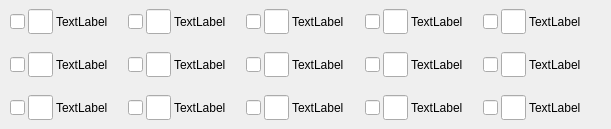
   <widget class="QWidget" name="widget_34" native="true">
    <property name="geometry">
     <rect>
      <x>10</x>
      <y>310</y>
      <width>611</width>
      <height>121</height>
     </rect>
    </property>
    <layout class="QHBoxLayout" name="horizontalLayout_30">
     <property name="spacing">
      <number>0</number>
     </property>
     <property name="leftMargin">
      <number>10</number>
     </property>
     <property name="topMargin">
      <number>0</number>
     </property>
     <property name="rightMargin">
      <number>10</number>
     </property>
     <property name="bottomMargin">
      <number>0</number>
     </property>
     <item>
      <widget class="QWidget" name="widget_17" native="true">
       <layout class="QVBoxLayout" name="verticalLayout_13">
        <property name="spacing">
         <number>0</number>
        </property>
        <property name="leftMargin">
         <number>0</number>
        </property>
        <property name="topMargin">
         <number>0</number>
        </property>
        <property name="rightMargin">
         <number>0</number>
        </property>
        <property name="bottomMargin">
         <number>0</number>
        </property>
        <item>
         <widget class="QWidget" name="widget_14" native="true">
          <layout class="QHBoxLayout" name="horizontalLayout_15">
           <property name="spacing">
            <number>3</number>
           </property>
           <property name="leftMargin">
            <number>0</number>
           </property>
           <property name="rightMargin">
            <number>0</number>
           </property>
           <item>
            <widget class="QLineEdit" name="lineEdit_7">
             <property name="minimumSize">
              <size>
               <width>15</width>
               <height>15</height>
              </size>
             </property>
             <property name="maximumSize">
              <size>
               <width>15</width>
               <height>15</height>
              </size>
             </property>
            </widget>
           </item>
           <item>
            <widget class="QLineEdit" name="lineEdit_8">
             <property name="minimumSize">
              <size>
               <width>25</width>
               <height>25</height>
              </size>
             </property>
             <property name="maximumSize">
              <size>
               <width>25</width>
               <height>25</height>
              </size>
             </property>
            </widget>
           </item>
           <item>
            <widget class="QLabel" name="label_7">
             <property name="text">
              <string>TextLabel</string>
             </property>
            </widget>
           </item>
          </layout>
         </widget>
        </item>
        <item>
         <widget class="QWidget" name="widget_15" native="true">
          <layout class="QHBoxLayout" name="horizontalLayout_16">
           <property name="spacing">
            <number>3</number>
           </property>
           <property name="leftMargin">
            <number>0</number>
           </property>
           <property name="rightMargin">
            <number>0</number>
           </property>
           <item>
            <widget class="QLineEdit" name="lineEdit_9">
             <property name="minimumSize">
              <size>
               <width>15</width>
               <height>15</height>
              </size>
             </property>
             <property name="maximumSize">
              <size>
               <width>15</width>
               <height>15</height>
              </size>
             </property>
            </widget>
           </item>
           <item>
            <widget class="QLineEdit" name="lineEdit_10">
             <property name="minimumSize">
              <size>
               <width>25</width>
               <height>25</height>
              </size>
             </property>
             <property name="maximumSize">
              <size>
               <width>25</width>
               <height>25</height>
              </size>
             </property>
            </widget>
           </item>
           <item>
            <widget class="QLabel" name="label_8">
             <property name="text">
              <string>TextLabel</string>
             </property>
            </widget>
           </item>
          </layout>
         </widget>
        </item>
        <item>
         <widget class="QWidget" name="widget_16" native="true">
          <layout class="QHBoxLayout" name="horizontalLayout_17">
           <property name="spacing">
            <number>3</number>
           </property>
           <property name="leftMargin">
            <number>0</number>
           </property>
           <property name="rightMargin">
            <number>0</number>
           </property>
           <item>
            <widget class="QLineEdit" name="lineEdit_11">
             <property name="minimumSize">
              <size>
               <width>15</width>
               <height>15</height>
              </size>
             </property>
             <property name="maximumSize">
              <size>
               <width>15</width>
               <height>15</height>
              </size>
             </property>
            </widget>
           </item>
           <item>
            <widget class="QLineEdit" name="lineEdit_12">
             <property name="minimumSize">
              <size>
               <width>25</width>
               <height>25</height>
              </size>
             </property>
             <property name="maximumSize">
              <size>
               <width>25</width>
               <height>25</height>
              </size>
             </property>
            </widget>
           </item>
           <item>
            <widget class="QLabel" name="label_9">
             <property name="text">
              <string>TextLabel</string>
             </property>
            </widget>
           </item>
          </layout>
         </widget>
        </item>
       </layout>
      </widget>
     </item>
     <item>
      <widget class="QWidget" name="widget_18" native="true">
       <layout class="QVBoxLayout" name="verticalLayout_14">
        <property name="spacing">
         <number>0</number>
        </property>
        <property name="leftMargin">
         <number>0</number>
        </property>
        <property name="topMargin">
         <number>0</number>
        </property>
        <property name="rightMargin">
         <number>0</number>
        </property>
        <property name="bottomMargin">
         <number>0</number>
        </property>
        <item>
         <widget class="QWidget" name="widget_19" native="true">
          <layout class="QHBoxLayout" name="horizontalLayout_18">
           <property name="spacing">
            <number>3</number>
           </property>
           <property name="leftMargin">
            <number>0</number>
           </property>
           <item>
            <widget class="QLineEdit" name="lineEdit_13">
             <property name="minimumSize">
              <size>
               <width>15</width>
               <height>15</height>
              </size>
             </property>
             <property name="maximumSize">
              <size>
               <width>15</width>
               <height>15</height>
              </size>
             </property>
            </widget>
           </item>
           <item>
            <widget class="QLineEdit" name="lineEdit_26">
             <property name="minimumSize">
              <size>
               <width>25</width>
               <height>25</height>
              </size>
             </property>
             <property name="maximumSize">
              <size>
               <width>25</width>
               <height>25</height>
              </size>
             </property>
            </widget>
           </item>
           <item>
            <widget class="QLabel" name="label_16">
             <property name="text">
              <string>TextLabel</string>
             </property>
            </widget>
           </item>
          </layout>
         </widget>
        </item>
        <item>
         <widget class="QWidget" name="widget_20" native="true">
          <layout class="QHBoxLayout" name="horizontalLayout_19">
           <property name="spacing">
            <number>3</number>
           </property>
           <property name="leftMargin">
            <number>0</number>
           </property>
           <item>
            <widget class="QLineEdit" name="lineEdit_27">
             <property name="minimumSize">
              <size>
               <width>15</width>
               <height>15</height>
              </size>
             </property>
             <property name="maximumSize">
              <size>
               <width>15</width>
               <height>15</height>
              </size>
             </property>
            </widget>
           </item>
           <item>
            <widget class="QLineEdit" name="lineEdit_28">
             <property name="minimumSize">
              <size>
               <width>25</width>
               <height>25</height>
              </size>
             </property>
             <property name="maximumSize">
              <size>
               <width>25</width>
               <height>25</height>
              </size>
             </property>
            </widget>
           </item>
           <item>
            <widget class="QLabel" name="label_17">
             <property name="text">
              <string>TextLabel</string>
             </property>
            </widget>
           </item>
          </layout>
         </widget>
        </item>
        <item>
         <widget class="QWidget" name="widget_21" native="true">
          <layout class="QHBoxLayout" name="horizontalLayout_20">
           <property name="spacing">
            <number>3</number>
           </property>
           <property name="leftMargin">
            <number>0</number>
           </property>
           <property name="rightMargin">
            <number>0</number>
           </property>
           <item>
            <widget class="QLineEdit" name="lineEdit_29">
             <property name="minimumSize">
              <size>
               <width>15</width>
               <height>15</height>
              </size>
             </property>
             <property name="maximumSize">
              <size>
               <width>15</width>
               <height>15</height>
              </size>
             </property>
            </widget>
           </item>
           <item>
            <widget class="QLineEdit" name="lineEdit_30">
             <property name="minimumSize">
              <size>
               <width>25</width>
               <height>25</height>
              </size>
             </property>
             <property name="maximumSize">
              <size>
               <width>25</width>
               <height>25</height>
              </size>
             </property>
            </widget>
           </item>
           <item>
            <widget class="QLabel" name="label_18">
             <property name="text">
              <string>TextLabel</string>
             </property>
            </widget>
           </item>
          </layout>
         </widget>
        </item>
       </layout>
      </widget>
     </item>
     <item>
      <widget class="QWidget" name="widget_22" native="true">
       <layout class="QVBoxLayout" name="verticalLayout_15">
        <property name="spacing">
         <number>0</number>
        </property>
        <property name="leftMargin">
         <number>0</number>
        </property>
        <property name="topMargin">
         <number>0</number>
        </property>
        <property name="rightMargin">
         <number>0</number>
        </property>
        <property name="bottomMargin">
         <number>0</number>
        </property>
        <item>
         <widget class="QWidget" name="widget_23" native="true">
          <layout class="QHBoxLayout" name="horizontalLayout_21">
           <property name="spacing">
            <number>3</number>
           </property>
           <property name="leftMargin">
            <number>0</number>
           </property>
           <property name="rightMargin">
            <number>0</number>
           </property>
           <item>
            <widget class="QLineEdit" name="lineEdit_31">
             <property name="minimumSize">
              <size>
               <width>15</width>
               <height>15</height>
              </size>
             </property>
             <property name="maximumSize">
              <size>
               <width>15</width>
               <height>15</height>
              </size>
             </property>
            </widget>
           </item>
           <item>
            <widget class="QLineEdit" name="lineEdit_32">
             <property name="minimumSize">
              <size>
               <width>25</width>
               <height>25</height>
              </size>
             </property>
             <property name="maximumSize">
              <size>
               <width>25</width>
               <height>25</height>
              </size>
             </property>
            </widget>
           </item>
           <item>
            <widget class="QLabel" name="label_19">
             <property name="text">
              <string>TextLabel</string>
             </property>
            </widget>
           </item>
          </layout>
         </widget>
        </item>
        <item>
         <widget class="QWidget" name="widget_24" native="true">
          <layout class="QHBoxLayout" name="horizontalLayout_22">
           <property name="spacing">
            <number>3</number>
           </property>
           <property name="leftMargin">
            <number>0</number>
           </property>
           <property name="rightMargin">
            <number>0</number>
           </property>
           <item>
            <widget class="QLineEdit" name="lineEdit_33">
             <property name="minimumSize">
              <size>
               <width>15</width>
               <height>15</height>
              </size>
             </property>
             <property name="maximumSize">
              <size>
               <width>15</width>
               <height>15</height>
              </size>
             </property>
            </widget>
           </item>
           <item>
            <widget class="QLineEdit" name="lineEdit_34">
             <property name="minimumSize">
              <size>
               <width>25</width>
               <height>25</height>
              </size>
             </property>
             <property name="maximumSize">
              <size>
               <width>25</width>
               <height>25</height>
              </size>
             </property>
            </widget>
           </item>
           <item>
            <widget class="QLabel" name="label_20">
             <property name="text">
              <string>TextLabel</string>
             </property>
            </widget>
           </item>
          </layout>
         </widget>
        </item>
        <item>
         <widget class="QWidget" name="widget_25" native="true">
          <layout class="QHBoxLayout" name="horizontalLayout_23">
           <property name="spacing">
            <number>3</number>
           </property>
           <property name="leftMargin">
            <number>0</number>
           </property>
           <property name="rightMargin">
            <number>0</number>
           </property>
           <item>
            <widget class="QLineEdit" name="lineEdit_35">
             <property name="minimumSize">
              <size>
               <width>15</width>
               <height>15</height>
              </size>
             </property>
             <property name="maximumSize">
              <size>
               <width>15</width>
               <height>15</height>
              </size>
             </property>
            </widget>
           </item>
           <item>
            <widget class="QLineEdit" name="lineEdit_36">
             <property name="minimumSize">
              <size>
               <width>25</width>
               <height>25</height>
              </size>
             </property>
             <property name="maximumSize">
              <size>
               <width>25</width>
               <height>25</height>
              </size>
             </property>
            </widget>
           </item>
           <item>
            <widget class="QLabel" name="label_21">
             <property name="text">
              <string>TextLabel</string>
             </property>
            </widget>
           </item>
          </layout>
         </widget>
        </item>
       </layout>
      </widget>
     </item>
     <item>
      <widget class="QWidget" name="widget_26" native="true">
       <layout class="QVBoxLayout" name="verticalLayout_16">
        <property name="spacing">
         <number>0</number>
        </property>
        <property name="leftMargin">
         <number>0</number>
        </property>
        <property name="topMargin">
         <number>0</number>
        </property>
        <property name="rightMargin">
         <number>0</number>
        </property>
        <property name="bottomMargin">
         <number>0</number>
        </property>
        <item>
         <widget class="QWidget" name="widget_27" native="true">
          <layout class="QHBoxLayout" name="horizontalLayout_24">
           <property name="spacing">
            <number>3</number>
           </property>
           <property name="leftMargin">
            <number>0</number>
           </property>
           <property name="rightMargin">
            <number>0</number>
           </property>
           <item>
            <widget class="QLineEdit" name="lineEdit_37">
             <property name="minimumSize">
              <size>
               <width>15</width>
               <height>15</height>
              </size>
             </property>
             <property name="maximumSize">
              <size>
               <width>15</width>
               <height>15</height>
              </size>
             </property>
            </widget>
           </item>
           <item>
            <widget class="QLineEdit" name="lineEdit_38">
             <property name="minimumSize">
              <size>
               <width>25</width>
               <height>25</height>
              </size>
             </property>
             <property name="maximumSize">
              <size>
               <width>25</width>
               <height>25</height>
              </size>
             </property>
            </widget>
           </item>
           <item>
            <widget class="QLabel" name="label_22">
             <property name="text">
              <string>TextLabel</string>
             </property>
            </widget>
           </item>
          </layout>
         </widget>
        </item>
        <item>
         <widget class="QWidget" name="widget_28" native="true">
          <layout class="QHBoxLayout" name="horizontalLayout_25">
           <property name="spacing">
            <number>3</number>
           </property>
           <property name="leftMargin">
            <number>0</number>
           </property>
           <property name="rightMargin">
            <number>0</number>
           </property>
           <item>
            <widget class="QLineEdit" name="lineEdit_39">
             <property name="minimumSize">
              <size>
               <width>15</width>
               <height>15</height>
              </size>
             </property>
             <property name="maximumSize">
              <size>
               <width>15</width>
               <height>15</height>
              </size>
             </property>
            </widget>
           </item>
           <item>
            <widget class="QLineEdit" name="lineEdit_40">
             <property name="minimumSize">
              <size>
               <width>25</width>
               <height>25</height>
              </size>
             </property>
             <property name="maximumSize">
              <size>
               <width>25</width>
               <height>25</height>
              </size>
             </property>
            </widget>
           </item>
           <item>
            <widget class="QLabel" name="label_23">
             <property name="text">
              <string>TextLabel</string>
             </property>
            </widget>
           </item>
          </layout>
         </widget>
        </item>
        <item>
         <widget class="QWidget" name="widget_29" native="true">
          <layout class="QHBoxLayout" name="horizontalLayout_26">
           <property name="spacing">
            <number>3</number>
           </property>
           <property name="leftMargin">
            <number>0</number>
           </property>
           <property name="rightMargin">
            <number>0</number>
           </property>
           <item>
            <widget class="QLineEdit" name="lineEdit_41">
             <property name="minimumSize">
              <size>
               <width>15</width>
               <height>15</height>
              </size>
             </property>
             <property name="maximumSize">
              <size>
               <width>15</width>
               <height>15</height>
              </size>
             </property>
            </widget>
           </item>
           <item>
            <widget class="QLineEdit" name="lineEdit_42">
             <property name="minimumSize">
              <size>
               <width>25</width>
               <height>25</height>
              </size>
             </property>
             <property name="maximumSize">
              <size>
               <width>25</width>
               <height>25</height>
              </size>
             </property>
            </widget>
           </item>
           <item>
            <widget class="QLabel" name="label_24">
             <property name="text">
              <string>TextLabel</string>
             </property>
            </widget>
           </item>
          </layout>
         </widget>
        </item>
       </layout>
      </widget>
     </item>
     <item>
      <widget class="QWidget" name="widget_30" native="true">
       <layout class="QVBoxLayout" name="verticalLayout_17">
        <property name="spacing">
         <number>0</number>
        </property>
        <property name="leftMargin">
         <number>0</number>
        </property>
        <property name="topMargin">
         <number>0</number>
        </property>
        <property name="rightMargin">
         <number>0</number>
        </property>
        <property name="bottomMargin">
         <number>0</number>
        </property>
        <item>
         <widget class="QWidget" name="widget_31" native="true">
          <layout class="QHBoxLayout" name="horizontalLayout_27">
           <property name="spacing">
            <number>3</number>
           </property>
           <property name="leftMargin">
            <number>0</number>
           </property>
           <property name="rightMargin">
            <number>0</number>
           </property>
           <item>
            <widget class="QLineEdit" name="lineEdit_43">
             <property name="minimumSize">
              <size>
               <width>15</width>
               <height>15</height>
              </size>
             </property>
             <property name="maximumSize">
              <size>
               <width>15</width>
               <height>15</height>
              </size>
             </property>
            </widget>
           </item>
           <item>
            <widget class="QLineEdit" name="lineEdit_44">
             <property name="minimumSize">
              <size>
               <width>25</width>
               <height>25</height>
              </size>
             </property>
             <property name="maximumSize">
              <size>
               <width>25</width>
               <height>25</height>
              </size>
             </property>
            </widget>
           </item>
           <item>
            <widget class="QLabel" name="label_25">
             <property name="text">
              <string>TextLabel</string>
             </property>
            </widget>
           </item>
          </layout>
         </widget>
        </item>
        <item>
         <widget class="QWidget" name="widget_32" native="true">
          <layout class="QHBoxLayout" name="horizontalLayout_28">
           <property name="spacing">
            <number>3</number>
           </property>
           <property name="leftMargin">
            <number>0</number>
           </property>
           <property name="rightMargin">
            <number>0</number>
           </property>
           <item>
            <widget class="QLineEdit" name="lineEdit_45">
             <property name="minimumSize">
              <size>
               <width>15</width>
               <height>15</height>
              </size>
             </property>
             <property name="maximumSize">
              <size>
               <width>15</width>
               <height>15</height>
              </size>
             </property>
            </widget>
           </item>
           <item>
            <widget class="QLineEdit" name="lineEdit_46">
             <property name="minimumSize">
              <size>
               <width>25</width>
               <height>25</height>
              </size>
             </property>
             <property name="maximumSize">
              <size>
               <width>25</width>
               <height>25</height>
              </size>
             </property>
            </widget>
           </item>
           <item>
            <widget class="QLabel" name="label_26">
             <property name="text">
              <string>TextLabel</string>
             </property>
            </widget>
           </item>
          </layout>
         </widget>
        </item>
        <item>
         <widget class="QWidget" name="widget_33" native="true">
          <layout class="QHBoxLayout" name="horizontalLayout_29">
           <property name="spacing">
            <number>3</number>
           </property>
           <property name="leftMargin">
            <number>0</number>
           </property>
           <property name="rightMargin">
            <number>0</number>
           </property>
           <item>
            <widget class="QLineEdit" name="lineEdit_47">
             <property name="minimumSize">
              <size>
               <width>15</width>
               <height>15</height>
              </size>
             </property>
             <property name="maximumSize">
              <size>
               <width>15</width>
               <height>15</height>
              </size>
             </property>
            </widget>
           </item>
           <item>
            <widget class="QLineEdit" name="lineEdit_48">
             <property name="minimumSize">
              <size>
               <width>25</width>
               <height>25</height>
              </size>
             </property>
             <property name="maximumSize">
              <size>
               <width>25</width>
               <height>25</height>
              </size>
             </property>
            </widget>
           </item>
           <item>
            <widget class="QLabel" name="label_27">
             <property name="text">
              <string>TextLabel</string>
             </property>
            </widget>
           </item>
          </layout>
         </widget>
        </item>
       </layout>
      </widget>
     </item>
    </layout>
   </widget>
